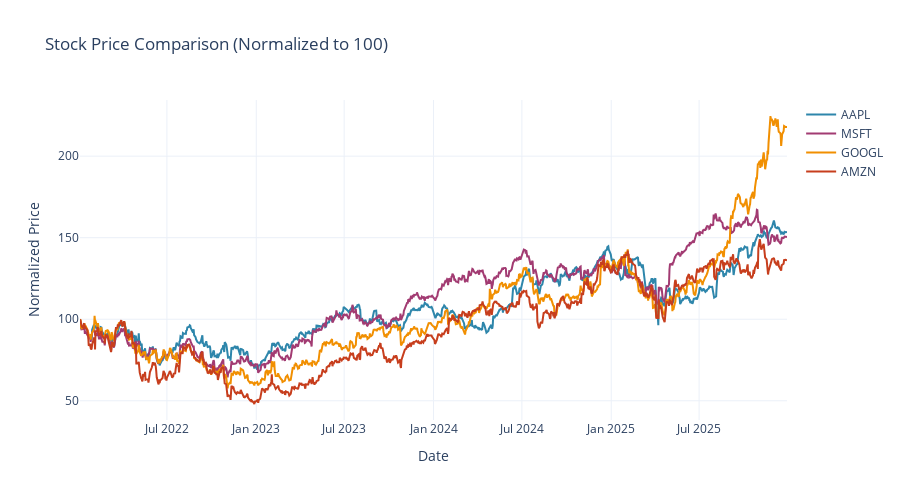

The notebook cell this image was saved under:
### Markdown cell above
## 4. Multi-Stock Comparison

Compare multiple stocks side-by-side.

### Code cell
import plotly.graph_objects as go

# Stocks to compare
comparison_tickers = ['AAPL', 'MSFT', 'GOOGL', 'AMZN']

print(f"Comparing: {', '.join(comparison_tickers)}\n")

# Fetch data and normalize
comparison_data = {}
for ticker in comparison_tickers:
    df = get_stock_data(ticker, start='2022-01-01')
    # Normalize to 100
    normalized = (df['Close'] / df['Close'].iloc[0]) * 100
    comparison_data[ticker] = normalized

# Create comparison chart
fig = go.Figure()

colors = ['#2E86AB', '#A23B72', '#F18F01', '#C73E1D']
for i, (ticker, data) in enumerate(comparison_data.items()):
    fig.add_trace(go.Scatter(
        x=data.index,
        y=data.values,
        name=ticker,
        line=dict(color=colors[i], width=2)
    ))

fig.update_layout(
    title='Stock Price Comparison (Normalized to 100)',
    xaxis_title='Date',
    yaxis_title='Normalized Price',
    template='plotly_white',
    height=500,
    hovermode='x unified'
)

fig.show()

# Performance summary
performance_summary = {}
for ticker, data in comparison_data.items():
    total_return = ((data.iloc[-1] / 100) - 1) * 100
    performance_summary[ticker] = total_return

print("\n📊 Total Returns:")
for ticker, ret in sorted(performance_summary.items(), key=lambda x: x[1], reverse=True):
    print(f"   {ticker}: {ret:+.2f}%")

### Figure 1 — Plotly figure (JSON) as saved in the notebook; plotly's stock layout.template omitted (floating-point values rounded to 4 significant figures; data arrays with more than 128 entries replaced by an {"elided": "..."} marker saying what was removed)
{"data": [{"line": {"color": "#2E86AB", "width": 2}, "name": "AAPL", "type": "scatter", "x": {"elided": "1001 str values"}, "y": {"elided": "1001 float values"}}, {"line": {"color": "#A23B72", "width": 2}, "name": "MSFT", "type": "scatter", "x": {"elided": "1001 str values"}, "y": {"elided": "1001 float values"}}, {"line": {"color": "#F18F01", "width": 2}, "name": "GOOGL", "type": "scatter", "x": {"elided": "1001 str values"}, "y": {"elided": "1001 float values"}}, {"line": {"color": "#C73E1D", "width": 2}, "name": "AMZN", "type": "scatter", "x": {"elided": "1001 str values"}, "y": {"elided": "1001 float values"}}], "layout": {"height": 500, "hovermode": "x unified", "title": {"text": "Stock Price Comparison (Normalized to 100)"}, "xaxis": {"title": {"text": "Date"}}, "yaxis": {"title": {"text": "Normalized Price"}}}}
